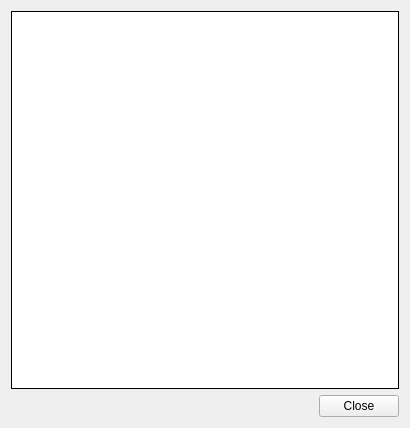
<?xml version="1.0" encoding="UTF-8"?>
<ui version="4.0">
 <class>StratWindow</class>
 <widget class="QWidget" name="StratWindow">
  <property name="geometry">
   <rect>
    <x>0</x>
    <y>0</y>
    <width>410</width>
    <height>428</height>
   </rect>
  </property>
  <property name="windowTitle">
   <string>Observation Station</string>
  </property>
  <layout class="QVBoxLayout" name="verticalLayout">
   <item>
    <widget class="StratView" name="stationView">
     <property name="layoutDirection">
      <enum>Qt::RightToLeft</enum>
     </property>
     <property name="frameShape">
      <enum>QFrame::Box</enum>
     </property>
     <property name="frameShadow">
      <enum>QFrame::Plain</enum>
     </property>
    </widget>
   </item>
   <item>
    <widget class="QPushButton" name="closeButton">
     <property name="sizePolicy">
      <sizepolicy hsizetype="Fixed" vsizetype="Fixed">
       <horstretch>0</horstretch>
       <verstretch>0</verstretch>
      </sizepolicy>
     </property>
     <property name="layoutDirection">
      <enum>Qt::RightToLeft</enum>
     </property>
     <property name="text">
      <string>Close</string>
     </property>
    </widget>
   </item>
  </layout>
 </widget>
 <customwidgets>
  <customwidget>
   <class>StratView</class>
   <extends>QGraphicsView</extends>
   <header location="global">StratView.h</header>
  </customwidget>
 </customwidgets>
 <resources/>
 <connections/>
</ui>
